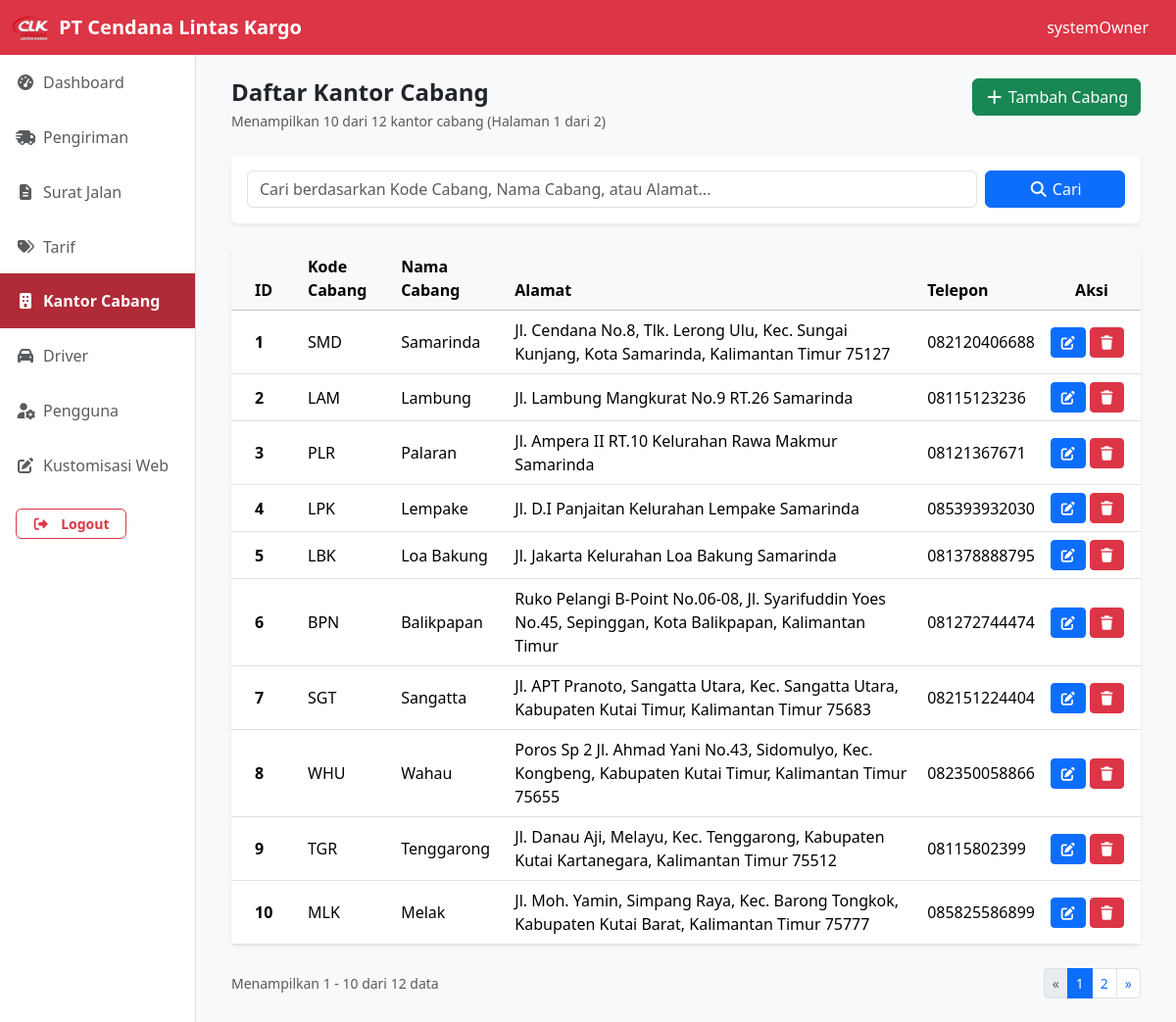
/dashboard/systemOwner/kantor_cabang/index.php (signed in), run on the app's committed database.
### tables this page shows
CREATE TABLE kantor_cabang (
    id INT AUTO_INCREMENT PRIMARY KEY,
    kode_cabang VARCHAR(10) NOT NULL UNIQUE,
    nama_cabang VARCHAR(100) NOT NULL,
    alamat_cabang TEXT NOT NULL,
    telp_cabang VARCHAR(20) NOT NULL
);

### dashboard/systemOwner/kantor_cabang/index.php (the view, shortened to what this page needs)
<?php
    include '../../../config/database.php';
    $limit = 10;
    $page_num = isset($_GET['page']) && is_numeric($_GET['page']) && $_GET['page'] > 0 ? (int)$_GET['page'] : 1;
    $offset = ($page_num - 1) * $limit;
    $search = isset($_GET['search']) ? trim($_GET['search']) : '';
    if ($search !== '') {
        $stmt = $conn->prepare("
            SELECT COUNT(*) as total
            FROM kantor_cabang
            WHERE nama_cabang LIKE ? OR kode_cabang LIKE ? OR alamat_cabang LIKE ?
        ");
        $searchParam = "%$search%";
        $stmt->bind_param('sss', $searchParam, $searchParam, $searchParam);
        $stmt->execute();
        $result = $stmt->get_result();
        $total_records = $result->fetch_assoc()['total'];
        $stmt->close();
    } else {
        $result = $conn->query("SELECT COUNT(*) as total FROM kantor_cabang");
        $total_records = $result->fetch_assoc()['total'];
    }
    $total_pages = ceil($total_records / $limit);
    if ($search !== '') {
        $stmt = $conn->prepare("
            SELECT *
            FROM kantor_cabang
            WHERE nama_cabang LIKE ? OR kode_cabang LIKE ? OR alamat_cabang LIKE ?
            ORDER BY id ASC
            LIMIT ? OFFSET ?
        ");
        $searchParam = "%$search%";
        $stmt->bind_param('sssii', $searchParam, $searchParam, $searchParam, $limit, $offset);
        $stmt->execute();
        $result = $stmt->get_result();
        $cabangs = $result->fetch_all(MYSQLI_ASSOC);
        $stmt->close();
    } else {
        $stmt = $conn->prepare("
            SELECT *
            FROM kantor_cabang
            ORDER BY id ASC
            LIMIT ? OFFSET ?
        ");
        $stmt->bind_param('ii', $limit, $offset);
        $stmt->execute();
        $result = $stmt->get_result();
        $cabangs = $result->fetch_all(MYSQLI_ASSOC);
    }
?>
<?php
    $page = "kantor_cabang";
    include '../../../templates/header.php';
    include '../../../components/navDashboard.php';
?>
<div class="container-fluid">
  <div class="row">
    <?php include '../../../components/sidebar.php'; ?>
    <div class="col-lg-10 bg-light">
        <div class="container-fluid p-4">
            <div class="d-flex flex-wrap justify-content-between align-items-center mb-4">
                <div>
                    <h1 class="h4 mb-1 fw-bold">Daftar Kantor Cabang</h1>
                    <p class="text-muted small mb-0">
                        Menampilkan <?= count($cabangs); ?> dari <?= $total_records; ?> kantor cabang
                        <?php if ($total_pages > 1): ?>
                            (Halaman <?= $page_num; ?> dari <?= $total_pages; ?>)
                        <?php endif; ?>
                    </p>
                </div>
                <div class="d-flex gap-2 mt-2 mt-md-0">
                    <a href="create" class="btn btn-success mb-3">
                        <i class="fa-solid fa-plus"></i>
                        Tambah Cabang
                    </a>
                </div>
            </div>
            <div class="card border-0 shadow-sm mb-4">
                <div class="card-body p-3">
                    <form method="GET" action="" class="row g-2 align-items-center">
                        <div class="col-md-10">
                            <input type="text" name="search" class="form-control" placeholder="Cari berdasarkan Kode Cabang, Nama Cabang, atau Alamat..." value="<?= htmlspecialchars($search); ?>">
                        </div>
                        <div class="col-md-2">
                            <button type="submit" class="btn btn-primary w-100">
                                <i class="fa-solid fa-magnifying-glass"></i>
                                Cari
                            </button>
                        </div>
                    </form>
                </div>
            </div>
            <div class="card border-0 shadow-sm">
                <div class="card-body p-0">
                    <div class="table-responsive">
                        <table class="table table-hover align-middle mb-0">
                            <thead class="table-light">
                                <tr>
                                    <th class="px-4" style="width: 70px;">ID</th>
                                    <th>Kode Cabang</th>
                                    <th>Nama Cabang</th>
                                    <th>Alamat</th>
                                    <th>Telepon</th>
                                    <th class="text-center" style="width: 100px;">Aksi</th>
                                </tr>
                            </thead>
                            <tbody>
                                <?php foreach ($cabangs as $cabang): ?>
                                <tr>
                                    <td class="px-4 fw-semibold"><?= htmlspecialchars($cabang['id']); ?></td>
                                    <td><?= htmlspecialchars($cabang['kode_cabang']); ?></td>
                                    <td><?= htmlspecialchars($cabang['nama_cabang']); ?></td>
                                    <td><?= htmlspecialchars($cabang['alamat_cabang']); ?></td>
                                    <td><?= htmlspecialchars($cabang['telp_cabang']); ?></td>
                                    <td>
                                        <a href="update?id=<?= $cabang['id']; ?>" class="btn btn-sm btn-primary ">
                                            <i class="fa-solid fa-pen-to-square"></i>
                                        </a>
                                        <button type="button" data-bs-toggle="modal" data-bs-target="#delete<?= $cabang['id']; ?>" class="btn btn-sm btn-danger">
                                            <i class="fa-solid fa-trash"></i>
                                        </button>
                                    </td>
                                </tr>
                                <?php endforeach; ?>
                            </tbody>
                        </table>
                    </div>
                </div>
            </div>
            <?php if ($total_pages > 1): ?>
            <div class="d-flex justify-content-between align-items-center mt-4">
                <div class="text-muted small">
                    Menampilkan <?= $offset + 1; ?> - <?= min($offset + $limit, $total_records); ?> dari <?= $total_records; ?> data
                </div>
                <nav aria-label="Navigasi halaman">
                    <ul class="pagination pagination-sm mb-0">
                        <li class="page-item <?= $page_num <= 1 ? 'disabled' : ''; ?>">
                            <a class="page-link" href="?page=<?= $page_num - 1; ?><?= $search ? '&search=' . urlencode($search) : ''; ?>" aria-label="Previous">
                                <span aria-hidden="true">&laquo;</span>
                            </a>
                        </li>
                        <?php
                        $range = 2;
                        for ($i = 1; $i <= $total_pages; $i++) {
                            if ($i == 1 || $i == $total_pages || ($i >= $page_num - $range && $i <= $page_num + $range)) {
                                ?>
                                <li class="page-item <?= $i == $page_num ? 'active' : ''; ?>">
                                    <a class="page-link" href="?page=<?= $i; ?><?= $search ? '&search=' . urlencode($search) : ''; ?>"><?= $i; ?></a>
                                </li>
                                <?php
                            } elseif ($i == $page_num - $range - 1 || $i == $page_num + $range + 1) {
                                ?>
                                <li class="page-item disabled">
                                    <span class="page-link">...</span>
                                </li>
                                <?php
                            }
                        }
                        ?>
                        <li class="page-item <?= $page_num >= $total_pages ? 'disabled' : ''; ?>">
                            <a class="page-link" href="?page=<?= $page_num + 1; ?><?= $search ? '&search=' . urlencode($search) : ''; ?>" aria-label="Next">
                                <span aria-hidden="true">&raquo;</span>
                            </a>
                        </li>
                    </ul>
                </nav>
            </div>
            <?php endif; ?>
        </div>
    </div>
  </div>
</div>
<?php
    include '../../../templates/footer.php';
?>

### templates/header.php (shortened to what this page needs)
<!DOCTYPE html>
<html lang="en">
<head>
    <link rel="stylesheet" href="<?= BASE_URL; ?>Bootstrap/css/bootstrap.min.css">
    <link rel="stylesheet" href="<?= BASE_URL; ?>Bootstrap/css/all.min.css">
</head>
<body>

### components/navDashboard.php (shortened to what this page needs)
<nav class="navbar navbar-dark bg-danger">
  <div class="container-fluid">
        <div class="d-flex align-items-center">
            <a href="<?= BASE_URL; ?>">
                <img src="<?= BASE_URL; ?>assets/clk.png" alt="cendana logo" width="40" height="40" class="me-2">
            </a>
            <a class="fw-bold navbar-brand m-0 fs-5" href="<?= BASE_URL; ?>">PT Cendana Lintas Kargo</a>
        </div>
    <div class="d-lg-flex">
        <span class="navbar-text text-white me-3 d-none d-lg-block">
            <?= $_SESSION['username'];?>
        </span>
    </div>
  </div>
</nav>

### components/sidebar.php (shortened to what this page needs)
<?php if(isset($page) && $_SESSION['role']): ?>
<div class="col-lg-2 d-none d-lg-block bg-white border-end min-vh-100 p-0">
    <div class="list-group list-group-flush custom-sidebar">
        <?php if($_SESSION['role'] == 'systemOwner'): ?>
            <a href="<?= BASE_URL; ?>dashboard/systemOwner/"
                class="list-group-item list-group-item-action d-flex align-items-center rounded-0 px-3 py-3 <?= $page == 'dashboard' ? 'active bg-danger text-white border-0' : ''; ?>">
                <i class="fa-solid fa-gauge-high me-2"></i> Dashboard
            </a>
            <a href="<?= BASE_URL; ?>dashboard/systemOwner/pengiriman/"
                class="list-group-item list-group-item-action d-flex align-items-center rounded-0 px-3 py-3 <?= $page == 'pengiriman' ? 'active bg-danger text-white border-0' : ''; ?>">
                <i class="fa-solid fa-truck-fast me-2"></i> Pengiriman
            </a>
            <a href="<?= BASE_URL; ?>dashboard/systemOwner/surat_jalan/"
                class="list-group-item list-group-item-action d-flex align-items-center rounded-0 px-3 py-3 <?= $page == 'surat_jalan' ? 'active bg-danger text-white border-0' : ''; ?>">
                <i class="fa-solid fa-file-lines me-2"></i> Surat Jalan
            </a>
            <a href="<?= BASE_URL; ?>dashboard/systemOwner/tarif/"
                class="list-group-item list-group-item-action d-flex align-items-center rounded-0 px-3 py-3 <?= $page == 'tarif' ? 'active bg-danger text-white border-0' : ''; ?>">
                <i class="fa-solid fa-tags me-2"></i> Tarif
            </a>
            <a href="<?= BASE_URL; ?>dashboard/systemOwner/kantor_cabang/"
                class="list-group-item list-group-item-action d-flex align-items-center rounded-0 px-3 py-3 <?= $page == 'kantor_cabang' ? 'active bg-danger text-white border-0' : ''; ?>">
                <i class="fa-solid fa-building me-2"></i> Kantor Cabang
            </a>
            <a href="<?= BASE_URL; ?>dashboard/systemOwner/driver/"
                class="list-group-item list-group-item-action d-flex align-items-center rounded-0 px-3 py-3 <?= $page == 'driver' ? 'active bg-danger text-white border-0' : ''; ?>">
                <i class="fa-solid fa-car me-2"></i> Driver
            </a>
            <a href="<?= BASE_URL; ?>dashboard/systemOwner/user/"
                class="list-group-item list-group-item-action d-flex align-items-center rounded-0 px-3 py-3 <?= $page == 'user' ? 'active bg-danger text-white border-0' : ''; ?>">
                <i class="fa-solid fa-user-gear me-2"></i> Pengguna
            </a>
            <a href="<?= BASE_URL; ?>dashboard/systemOwner/customisasi/"
                class="list-group-item list-group-item-action d-flex align-items-center rounded-0 px-3 py-3 <?= $page == 'customisasi' ? 'active bg-danger text-white border-0' : ''; ?>">
                <i class="fa-solid fa-pen-to-square me-2"></i> Kustomisasi Web
            </a>
        <?php endif; ?>
    </div>
    <div class="text-start mt-3 mb-3 ms-3">
        <a href="<?= BASE_URL; ?>auth/logout.php" class="btn btn-outline-danger btn-sm w-60 rounded-2 px-3 fw-bold">
            <i class="fa-solid fa-right-from-bracket me-2"></i> Logout
        </a>
    </div>
</div>
<?php endif; ?>

### templates/footer.php (shortened to what this page needs)
</body>
</html>

### components/sidebar_offcanvas.php (style rules this page uses)
.custom-sidebar .list-group-item { border: none; transition: all 0.2s ease; font-weight: 500; }
.custom-sidebar .list-group-item:active, .custom-sidebar .list-group-item.active { background-color: #b02a37 !important; color: #fff !important; font-weight: 600; }
.custom-sidebar .list-group-item:hover i, .custom-sidebar .list-group-item.active i { color: #fff !important; }

### components/sidebar.php (style rules this page uses)
.custom-sidebar .list-group-item { border: none; transition: all 0.2s ease; font-weight: 500; }
.custom-sidebar .list-group-item:active, .custom-sidebar .list-group-item.active { background-color: #b02a37 !important; color: #fff !important; font-weight: 600; }
.custom-sidebar .list-group-item:hover i, .custom-sidebar .list-group-item.active i { color: #fff !important; }

### data on the page
kantor_cabang: id "1", kode_cabang "SMD", nama_cabang "Samarinda", alamat_cabang "Jl. Cendana No.8, Tlk. Lerong Ulu, Kec. Sungai Kunjang, Kota Samarinda, Kalimantan Timur 75127", telp_cabang "082120406688"
kantor_cabang: id "2", kode_cabang "LAM", nama_cabang "Lambung", alamat_cabang "Jl. Lambung Mangkurat No.9 RT.26 Samarinda", telp_cabang "08115123236"
kantor_cabang: id "3", kode_cabang "PLR", nama_cabang "Palaran", alamat_cabang "Jl. Ampera II RT.10 Kelurahan Rawa Makmur Samarinda", telp_cabang "08121367671"
kantor_cabang: id "4", kode_cabang "LPK", nama_cabang "Lempake", alamat_cabang "Jl. D.I Panjaitan Kelurahan Lempake Samarinda", telp_cabang "085393932030"
kantor_cabang: id "5", kode_cabang "LBK", nama_cabang "Loa Bakung", alamat_cabang "Jl. Jakarta Kelurahan Loa Bakung Samarinda", telp_cabang "081378888795"
kantor_cabang: id "6", kode_cabang "BPN", nama_cabang "Balikpapan", alamat_cabang "Ruko Pelangi B-Point No.06-08, Jl. Syarifuddin Yoes No.45, Sepinggan, Kota Balikpapan, Kalimantan Timur", telp_cabang "081272744474"
kantor_cabang: id "7", kode_cabang "SGT", nama_cabang "Sangatta", alamat_cabang "Jl. APT Pranoto, Sangatta Utara, Kec. Sangatta Utara, Kabupaten Kutai Timur, Kalimantan Timur 75683", telp_cabang "082151224404"
kantor_cabang: id "8", kode_cabang "WHU", nama_cabang "Wahau", alamat_cabang "Poros Sp 2 Jl. Ahmad Yani No.43, Sidomulyo, Kec. Kongbeng, Kabupaten Kutai Timur, Kalimantan Timur 75655", telp_cabang "082350058866"
kantor_cabang: id "9", kode_cabang "TGR", nama_cabang "Tenggarong", alamat_cabang "Jl. Danau Aji, Melayu, Kec. Tenggarong, Kabupaten Kutai Kartanegara, Kalimantan Timur 75512", telp_cabang "08115802399"
kantor_cabang: id "10", kode_cabang "MLK", nama_cabang "Melak", alamat_cabang "Jl. Moh. Yamin, Simpang Raya, Kec. Barong Tongkok, Kabupaten Kutai Barat, Kalimantan Timur 75777", telp_cabang "085825586899"

### other printed values
$_SESSION['username'] "systemOwner"
count($cabangs) "10"
$total_records "12"
$page_num "1"
$total_pages "2"
$offset + 1 "1"
min($offset + $limit, $total_records) "10"
